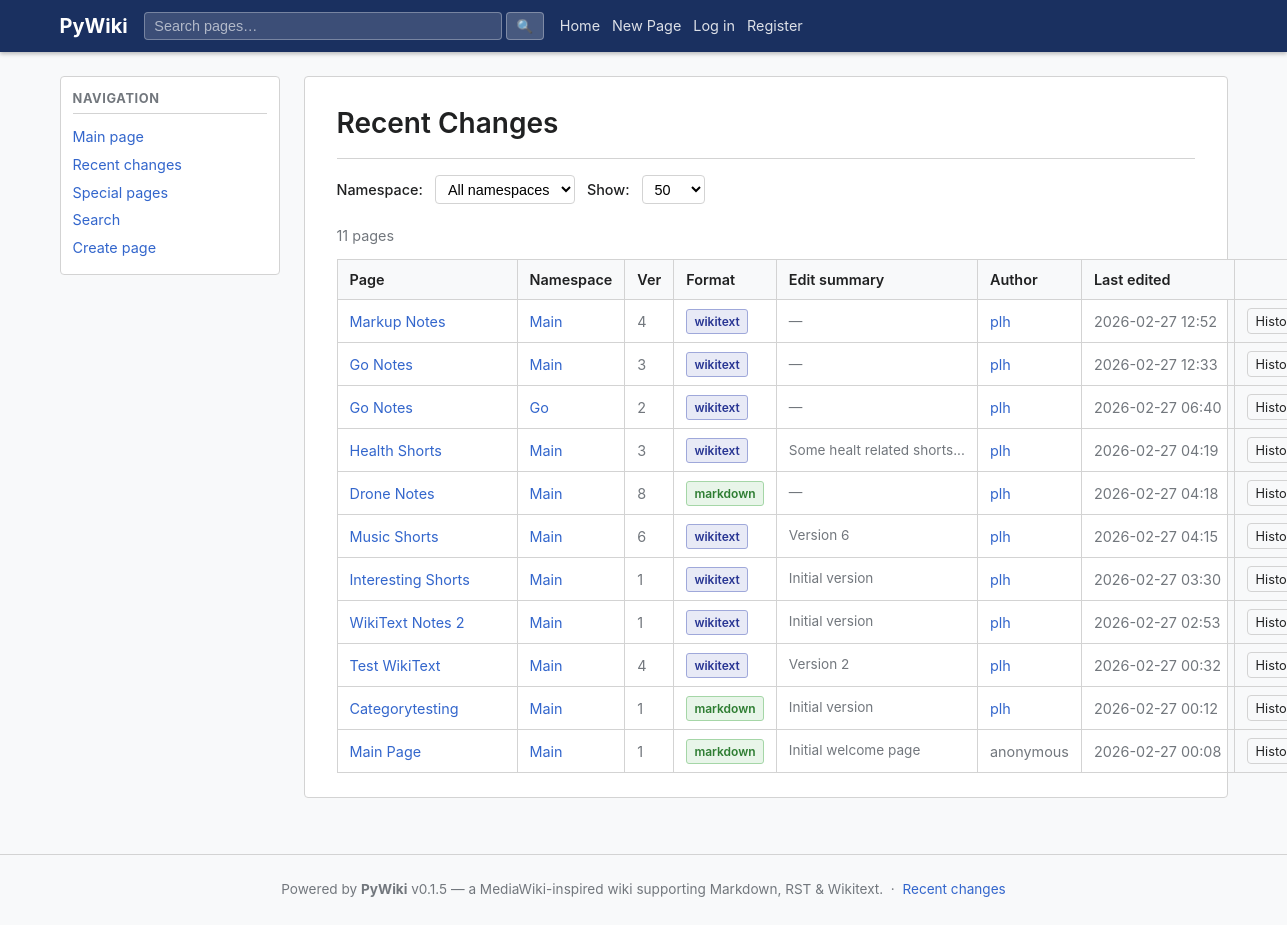
Page /recent on the committed database.
### app/models/models.py (models this page shows, shortened)
class PageVersion(Base):
    __tablename__ = "page_versions"
    __table_args__ = (
        UniqueConstraint("page_id", "version", name="uq_page_versions_page_ver"),
        Index("ix_page_versions_page_latest", "page_id", "version"),
    )
    id:         Mapped[str]        = _uuid_col(primary_key=True)
    page_id:    Mapped[str]        = mapped_column(String(36), ForeignKey("pages.id", ondelete="CASCADE"), nullable=False, index=True)
    version:    Mapped[int]        = mapped_column(Integer, nullable=False)
    content:    Mapped[str]        = mapped_column(Text, nullable=False, default="")
    format:     Mapped[str]        = mapped_column(String(16), nullable=False, default="markdown")
    rendered:   Mapped[str | None] = mapped_column(Text, nullable=True)
    author_id:  Mapped[str | None] = mapped_column(String(36), ForeignKey("users.id"), nullable=True)
    comment:    Mapped[str]        = mapped_column(String(512), default="", nullable=False)
    created_at: Mapped[datetime]   = mapped_column(DateTime(timezone=True), default=_utcnow)
    page:   Mapped["Page"]       = relationship(back_populates="versions")
    author: Mapped["User | None"] = relationship(back_populates="page_versions")

class Page(Base):
    __tablename__ = "pages"
    __table_args__ = (
        UniqueConstraint("namespace_id", "slug", name="uq_pages_ns_slug"),
    )
    id:           Mapped[str]        = _uuid_col(primary_key=True)
    namespace_id: Mapped[str]        = mapped_column(String(36), ForeignKey("namespaces.id", ondelete="CASCADE"), nullable=False, index=True)
    title:        Mapped[str]        = mapped_column(String(512), nullable=False, index=True)
    slug:         Mapped[str]        = mapped_column(String(512), nullable=False, index=True)
    created_by:   Mapped[str | None] = mapped_column(String(36), ForeignKey("users.id"), nullable=True)
    created_at:   Mapped[datetime]   = mapped_column(DateTime(timezone=True), default=_utcnow)
    namespace:   Mapped["Namespace"]           = relationship(back_populates="pages")
    creator:     Mapped["User | None"]         = relationship(foreign_keys=[created_by])
    versions:    Mapped[list["PageVersion"]]   = relationship(
        back_populates="page",
        cascade="all, delete-orphan",
        order_by="PageVersion.version",
    )
    attachments: Mapped[list["Attachment"]]   = relationship(back_populates="page", cascade="all, delete-orphan")

class Namespace(Base):
    __tablename__ = "namespaces"
    id:             Mapped[str]        = _uuid_col(primary_key=True)
    name:           Mapped[str]        = mapped_column(String(128), unique=True, nullable=False, index=True)
    description:    Mapped[str]        = mapped_column(Text, default="", nullable=False)
    default_format: Mapped[str]        = mapped_column(String(16), default="markdown", nullable=False)
    created_at:     Mapped[datetime]   = mapped_column(DateTime(timezone=True), default=_utcnow)
    pages: Mapped[list["Page"]] = relationship(back_populates="namespace", cascade="all, delete-orphan")

class User(Base):
    __tablename__ = "users"
    id:           Mapped[str]  = _uuid_col(primary_key=True)
    username:     Mapped[str]  = mapped_column(String(64),  unique=True, nullable=False, index=True)
    email:        Mapped[str]  = mapped_column(String(255), unique=True, nullable=False, index=True)
    display_name: Mapped[str]  = mapped_column(String(128), nullable=False, default="")
    password_hash:Mapped[str]  = mapped_column(String(255), nullable=False)
    is_active:    Mapped[bool] = mapped_column(Boolean, default=True, nullable=False)
    is_admin:     Mapped[bool] = mapped_column(Boolean, default=False, nullable=False)
    created_at:   Mapped[datetime] = mapped_column(DateTime(timezone=True), default=_utcnow)
    updated_at:   Mapped[datetime] = mapped_column(DateTime(timezone=True), default=_utcnow, onupdate=_utcnow)
    page_versions: Mapped[list["PageVersion"]] = relationship(back_populates="author")
    attachments:   Mapped[list["Attachment"]]  = relationship(back_populates="uploaded_by_user")

### app/ui/views.py (the view)
@router.get("/recent", response_class=HTMLResponse)
async def recent_changes(
    request: Request,
    namespace: Optional[str] = None,
    limit: int = 50,
    db: AsyncSession = Depends(get_db),
):
    user, new_token = await _current_user(request, db)
    changes = await page_svc.get_recent_changes(db, limit=min(limit, 200), namespace_name=namespace)
    namespaces = await ns_svc.list_namespaces(db)
    resp = templates.TemplateResponse(
        request,
        "recent_changes.html",
        _ctx(user,
             changes=changes,
             namespaces=namespaces,
             selected_namespace=namespace,
             limit=limit),
    )
    _apply_new_token(resp, new_token, get_settings().access_token_expire_minutes)
    return resp

### app/templates/recent_changes.html (shortened to what this page needs)
{% extends "base.html" %}
{% block content %}
<div class="page-header">
  <h1>Recent Changes</h1>
</div>
<form class="rc-filters" method="get" action="/recent">
  <div class="rc-filter-row">
    <label for="ns-filter">Namespace:</label>
    <select id="ns-filter" name="namespace" onchange="this.form.submit()">
      <option value="">All namespaces</option>
    </select>
    <label for="limit-select">Show:</label>
    <select id="limit-select" name="limit" onchange="this.form.submit()">
      {% for n in [25, 50, 100, 200] %}
      <option value="{{ n }}" {% if n == limit %}selected{% endif %}>{{ n }}</option>
      {% endfor %}
    </select>
  </div>
</form>
{% if changes %}
<p class="search-count">{{ changes|length }} page{{ 's' if changes|length != 1 else '' }}
</p>
<table class="wiki-table rc-table">
  <thead>
    <tr>
      <th>Page</th>
      <th>Namespace</th>
      <th>Ver</th>
      <th>Format</th>
      <th>Edit summary</th>
      <th>Author</th>
      <th>Last edited</th>
      <th></th>
    </tr>
  </thead>
  <tbody>
    {% for c in changes %}
    <tr>
      <td>
        <a href="/wiki/{{ c.namespace }}/{{ c.slug }}">{{ c.title }}</a>
      </td>
      <td>
        <a href="/wiki/{{ c.namespace }}">{{ c.namespace }}</a>
      </td>
      <td class="ts">{{ c.version }}</td>
      <td>
        <span class="badge badge-{{ c.format }}">{{ c.format }}</span>
      </td>
      <td class="rc-comment">{{ c.comment or '—' }}</td>
      <td class="ts">{% if c.author and c.author != 'anonymous' %}<a href="/user/{{ c.author }}">{{ c.author }}</a>{% else %}{{ c.author }}{% endif %}</td>
      <td class="ts">{{ c.updated_at.strftime('%Y-%m-%d %H:%M') if c.updated_at else '—' }}</td>
      <td>
        <a class="btn" style="font-size:0.8rem;padding:0.15rem 0.5rem;"
           href="/wiki/{{ c.namespace }}/{{ c.slug }}/history">History</a>
      </td>
    </tr>
    {% endfor %}
  </tbody>
</table>
{% else %}
<p class="muted">No pages found{% if selected_namespace %} in namespace <strong>{{ selected_namespace }}</strong>{% endif %}.</p>
{% endif %}
{% endblock %}

### app/static/css/wiki.css (style rules this page uses)
:root { --bg: #ffffff; --bg-alt: #f8f9fa; --border: #d3d3d3; --text: #202122; --muted: #72777d; --accent: #3366cc; --accent-hov: #2a4f9a; --danger: #cc3333; --success: #228822; --warn: #f5a623; --nav-bg: #1a3060; --nav-text: #ffffff; --sidebar-w: 220px; --max-w: 1200px; }
*, *::before, *::after { box-sizing: border-box; margin: 0; padding: 0; }
body { font-family: -apple-system, BlinkMacSystemFont, "Segoe UI", Roboto, sans-serif; font-size: 15px; line-height: 1.6; color: var(--text); background: var(--bg-alt); }
a { color: var(--accent); text-decoration: none; }
.page-header { display: flex; align-items: flex-start; justify-content: space-between; flex-wrap: wrap; gap: 0.5rem; margin-bottom: 1rem; padding-bottom: 0.75rem; border-bottom: 1px solid var(--border); }
.page-header h1 { font-size: 1.75rem; font-weight: 600; }
.btn { display: inline-block; padding: 0.35rem 0.85rem; border: 1px solid var(--border); border-radius: 4px; background: var(--bg-alt); color: var(--text); font-size: 0.9rem; cursor: pointer; text-decoration: none; line-height: 1.5; }
.wiki-table { width: 100%; border-collapse: collapse; font-size: 0.9rem; }
.wiki-table th, .wiki-table td { padding: 0.5rem 0.75rem; border: 1px solid var(--border); text-align: left; }
.wiki-table th { background: var(--bg-alt); font-weight: 600; }
.wiki-table td:first-child, .wiki-table th:first-child { min-width: 180px; width: 40%; }
.ts { white-space: nowrap; color: var(--muted); }
.badge { display: inline-block; padding: 0.1rem 0.45rem; border-radius: 3px; font-size: 0.75rem; font-weight: 600; background: var(--bg-alt); border: 1px solid var(--border); color: var(--muted); }
.badge-markdown { background: #e8f5e9; border-color: #a5d6a7; color: #2e7d32; }
.badge-wikitext { background: #e8eaf6; border-color: #9fa8da; color: #283593; }
.rc-filters { margin-bottom: 1.25rem; }
.rc-filter-row { display: flex; align-items: center; gap: 0.75rem; flex-wrap: wrap; }
.rc-filter-row label { font-weight: 500; font-size: 0.9rem; white-space: nowrap; }
.rc-filter-row select { padding: 0.3rem 0.5rem; border: 1px solid var(--border); border-radius: 4px; font-size: 0.9rem; background: var(--bg); }
.rc-table .rc-comment { font-size: 0.85rem; color: var(--muted); max-width: 260px; overflow: hidden; text-overflow: ellipsis; white-space: nowrap; }
.search-count { color: var(--muted); font-size: 0.9rem; margin-bottom: 0.75rem; }

### rows in the picture
PageVersion: title "Markup Notes", namespace "Main", version "4", format "wikitext", comment "—", author "plh", updated_at "2026-02-27 12:52"
Page: title "Go Notes"
Namespace: namespace "Main" "Main" "Main" "Main" "Main" "Main" "Main" "Main" "Main"
PageVersion: format "wikitext", updated_at "2026-02-27 12:33"
User: author "plh" "plh" "plh" "plh" "plh" "plh" "plh" "plh" "plh"
Page: title "Go Notes"
Namespace: namespace "Go"
PageVersion: format "wikitext", updated_at "2026-02-27 06:40"
Page: title "Health Shorts"
PageVersion: format "wikitext", comment "Some healt related shorts...", updated_at "2026-02-27 04:19"
Page: title "Drone Notes"
PageVersion: format "markdown", updated_at "2026-02-27 04:18"
Page: title "Music Shorts"
PageVersion: format "wikitext", comment "Version 6", updated_at "2026-02-27 04:15"
Page: title "Interesting Shorts"
PageVersion: format "wikitext", comment "Initial version", updated_at "2026-02-27 03:30"
Page: title "WikiText Notes 2"
PageVersion: format "wikitext", comment "Initial version", updated_at "2026-02-27 02:53"
Page: title "Test WikiText"
PageVersion: format "wikitext", comment "Version 2", updated_at "2026-02-27 00:32"
Page: title "Categorytesting"
PageVersion: format "markdown", comment "Initial version", updated_at "2026-02-27 00:12"
Page: title "Main Page"
PageVersion: format "markdown", comment "Initial welcome page", updated_at "2026-02-27 00:08"

### other values in the picture
{{ site_name }} "PyWiki"
{{ changes|length }} "11"
{{ 's' if changes|length != 1 else '' }} "s"
{{ c.version }} "3" "2" "3" "8" "6" "1" "1" "4" "1" "1"
{{ c.comment or '—' }} "—" "—" "—"
{{ c.author }} "anonymous"
{{ app_version }} "0.1.5"
form field limit "50"
